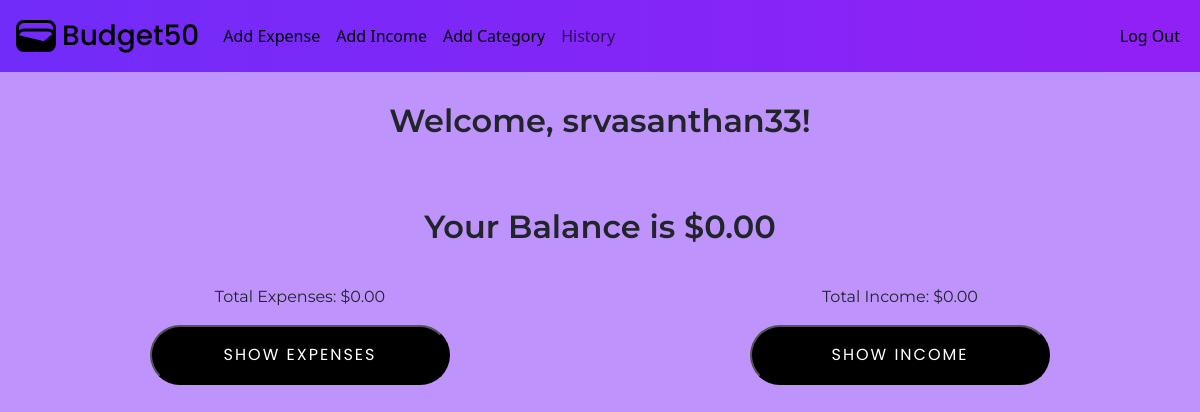
/ (signed in), run on the app's committed database.
### tables this page shows
CREATE TABLE users (
    id INTEGER PRIMARY KEY AUTOINCREMENT NOT NULL,
    username TEXT NOT NULL,
    hash TEXT NOT NULL,
    total_expenses NUMERIC NOT NULL DEFAULT 0,
    total_income NUMERIC NOT NULL DEFAULT 0
);

### app.py (the view, shortened to what this page needs)
@app.route("/", methods=["GET", "POST"])
@login_required
def index():
    if request.method == "GET":
        record = db.execute("SELECT username, total_expenses, total_income FROM users WHERE id = ?", session["user_id"])
        record[0]["total_expenses"] = -int(record[0]["total_expenses"])
        return render_template("index.html", record=record)

### app.py (called while the page is built)
@app.after_request
def after_request(response):
    response.headers["Cache-Control"] = "no-cache, no-store, must-revalidate"
    response.headers["Expires"] = 0
    response.headers["Pragma"] = "no-cache"
    return response

### helpers.py (called while the page is built)
def login_required(f):
    @wraps(f)
    def decorated_function(*args, **kwargs):
        if session.get("user_id") is None:
            return redirect("/login")
        return f(*args, **kwargs)
    return decorated_function

def usd(value):
    return f"${value:,.2f}"

### templates/index.html (shortened to what this page needs)
{% extends "layout.html" %}
{% block main %}
    <main class="main-index">
        <h1 class="title">Welcome, {{record[0]["username"]}}!</h1>
        <h1 class="title">Your Balance is {{((record[0]["total_income"]|int)-(record[0]["total_expenses"]|int))|usd}}</h1>
        <form action="/" method="post">
            <div class="container-exp center-numb-button">
                <p class="total-categories">Total Expenses: {{record[0]["total_expenses"]|usd}}</p>
                <button name="type" type="sumbit" value="expenses">Show Expenses</button>
            </div>
            <div class="container-inc center-numb-button">
                <p class="total-categories">Total Income: {{record[0]["total_income"]|usd}}</p>
                <button name="type" type="sumbit" value="income">Show Income</button>
            </div>
        </form>
    </main>
{% endblock %}

### static/styles.css (style rules this page uses)
body { background: #BE93FC; margin: 0; user-select: none; overflow: overlay; }
.main-index { font-family: 'Poppins', sans-serif; font-weight: 400; }
.center-numb-button { display: flex; flex-direction: column; align-items: center; justify-content: center; }
.container-exp { width: 50%; float: left; }
.container-inc { width: 50%; float: right; }
.total-categories { font-family: 'Montserrat', sans-serif; }
h1 { font-family: 'Montserrat', sans-serif; font-size: 2rem; font-weight: 600; margin-bottom: .5rem; }
.title { padding: 30px; text-align: center; }
button { background: black; color: white; width: 300px; padding: 1rem; border-radius: 100px; text-transform: uppercase; letter-spacing: 2px; transition: background .5s; }

### data on the page
users: username "srvasanthan33", total_income+total_expenses "$0.00", total_expenses "$0.00", total_income "$0.00"
